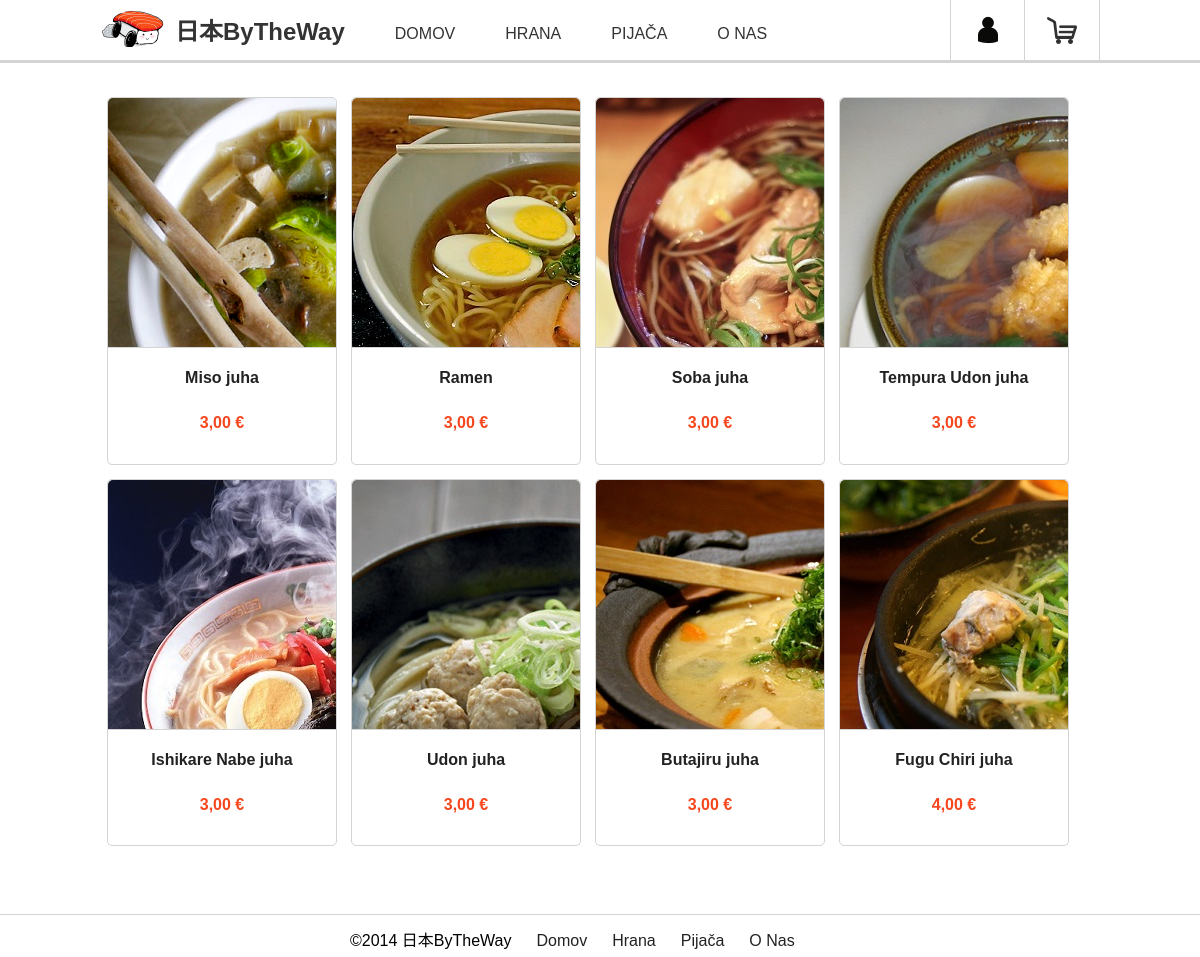
/products-grid.php?izbira=1, run on the app's committed database.
### tables this page shows
CREATE TABLE IF NOT EXISTS `hrana` (
  `HranaID` int(11) NOT NULL AUTO_INCREMENT,
  `Ime` varchar(30) NOT NULL,
  `VrstaHrane` varchar(15) NOT NULL,
  `Opis` varchar(200) NOT NULL,
  `Cena` float NOT NULL,
  `Slika` varchar(50) NOT NULL,
  PRIMARY KEY (`HranaID`)
);

### products-grid.php (the view, shortened to what this page needs)
<?php
	include('mysql-connection.php');
?>
<!doctype html>
<html lang="en">
<head>
	<link rel="stylesheet" href="styles/normalize.css">
	<link rel="stylesheet" href="styles/main.css">
</head>
<body>
	<header class="main-header">
		<?php include('main-header.php'); ?>
	</header>
	<div class="main-content">
		<div class="row clearfix">
			<ul class="products-grid inline-list">
				<?php
					$result = null;
					if ($_GET['izbira'] == 0) {
						$result = mysqli_query($connection, "SELECT * FROM hrana");
					} else if ($_GET['izbira'] == 1) {
						$result = mysqli_query($connection, "SELECT * FROM hrana WHERE VrstaHrane='Juhe'");
					} else if ($_GET['izbira'] == 2) {
						$result = mysqli_query($connection, "SELECT * FROM hrana WHERE VrstaHrane='Sushi'");
					} else if ($_GET['izbira'] == 3) {
						$result = mysqli_query($connection, "SELECT * FROM hrana WHERE VrstaHrane='Sladice'");
					} else if ($_GET['izbira'] == 4) {
						$result = mysqli_query($connection, "SELECT * FROM hrana WHERE VrstaHrane='Ostalo'");
					} else if ($_GET['izbira'] == 5) {
						$result = mysqli_query($connection, "SELECT * FROM pijaca");
					}
					if (mysqli_num_rows($result) != 0) {
						while($vrstica = mysqli_fetch_array($result)) {
							echo '<li>';
								echo '<div class="inner">';
									echo '<div class="product-picture"><img src='.$vrstica["Slika"].' alt=""></div>';
									echo '<div class="product-information">';
										echo '<a href="product.php?izbira='.$_GET['izbira'].'&posamezna='.(!empty($vrstica["HranaID"])?$vrstica["HranaID"]:$vrstica["PijacaID"]).'"><h4>'.$vrstica["Ime"].'</h4></a>';
										echo '<h5>'.$vrstica["Cena"].",00 €".'</h5>';
									echo '</div>';
								echo '</div>';
							echo'</li>';
						}
					}
				?>
			</ul>
		</div>
	</div>
	<footer class="main-footer">
		<?php include('main-footer.php'); ?>
	</footer>
</body>
</html>

### styles/main.css (style rules this page uses)
*, *:before, *:after { -moz-box-sizing: border-box; -webkit-box-sizing: border-box; box-sizing: border-box; }
.clearfix:after { content: "."; display: block; clear: both; visibility: hidden; line-height: 0; height: 0; }
.clearfix { display: inline-block; }
html { position: relative; min-height: 100%; }
body { margin: 0 0 32px; }
.row { display: block; max-width: 1000px; margin: 0 auto; }
.inline-list { list-style: none; margin: 0; padding: 0; }
.inline-list li { float: left; display: inline-block; }
.main-header { background: #fff; border-bottom: 3px solid #d4d4d4; min-height: 60px; position: fixed; z-index: 9999; width: 100%; }
.main-footer { position: absolute; left: 0; bottom: 0; background-color: #fff; width: 100%; border-top: 1px solid #d4d4d4; padding-top: 10px; }
.main-content { padding-top: 100px; padding-bottom: 40px; }
.main-content .products-grid { margin-top: -10px; }
.main-content .products-grid li { margin: 7px; }
.main-content .products-grid .inner { background-color: #fff; border: 1px solid #d4d4d4; border-radius: 5px; width: 230px; }
.main-content .products-grid .inner .product-picture { border-radius: 5px; border-bottom-right-radius: 0; border-bottom-left-radius: 0; border-bottom: 1px solid #d4d4d4; max-width: 230px; max-height: 250px; overflow: hidden; }
.main-content .products-grid .inner .product-information { text-align: center; padding-bottom: 5px; }
.main-content .products-grid .inner .product-information a { color: #222; text-decoration: none; }
.main-content .products-grid .inner .product-information h5 { color: #f5461e; font-size: 16px; }

### data on the page
hrana: Slika (picture), Ime "Miso juha", Cena "3"
hrana: Slika (picture), Ime "Ramen", Cena "3"
hrana: Slika (picture), Ime "Soba juha", Cena "3"
hrana: Slika (picture), Ime "Tempura Udon juha", Cena "3"
hrana: Slika (picture), Ime "Ishikare Nabe juha", Cena "3"
hrana: Slika (picture), Ime "Udon juha", Cena "3"
hrana: Slika (picture), Ime "Butajiru juha", Cena "3"
hrana: Slika (picture), Ime "Fugu Chiri juha", Cena "4"
